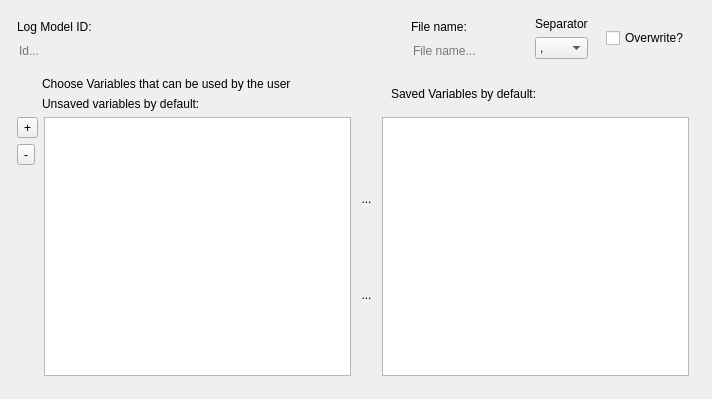
<?xml version="1.0" encoding="UTF-8"?>
<ui version="4.0">
 <class>LogField</class>
 <widget class="QWidget" name="LogField">
  <property name="geometry">
   <rect>
    <x>0</x>
    <y>0</y>
    <width>712</width>
    <height>399</height>
   </rect>
  </property>
  <property name="windowTitle">
   <string>Form</string>
  </property>
  <layout class="QHBoxLayout" name="horizontalLayout_4">
   <item>
    <layout class="QVBoxLayout" name="verticalLayout">
     <item>
      <layout class="QHBoxLayout" name="horizontalLayout_3">
       <item>
        <layout class="QVBoxLayout" name="verticalLayout_3">
         <property name="leftMargin">
          <number>6</number>
         </property>
         <property name="topMargin">
          <number>6</number>
         </property>
         <property name="rightMargin">
          <number>6</number>
         </property>
         <property name="bottomMargin">
          <number>6</number>
         </property>
         <item>
          <widget class="QLabel" name="labelId">
           <property name="text">
            <string>Log Model ID:</string>
           </property>
          </widget>
         </item>
         <item>
          <widget class="QLineEdit" name="id">
           <property name="styleSheet">
            <string notr="true">QLineEdit { background-color:transparent; }</string>
           </property>
           <property name="frame">
            <bool>false</bool>
           </property>
           <property name="placeholderText">
            <string>Id...</string>
           </property>
          </widget>
         </item>
        </layout>
       </item>
       <item>
        <layout class="QVBoxLayout" name="vertical3">
         <property name="leftMargin">
          <number>6</number>
         </property>
         <property name="topMargin">
          <number>6</number>
         </property>
         <property name="rightMargin">
          <number>6</number>
         </property>
         <property name="bottomMargin">
          <number>6</number>
         </property>
         <item>
          <widget class="QLabel" name="labelFilename">
           <property name="text">
            <string>File name:</string>
           </property>
          </widget>
         </item>
         <item>
          <widget class="QLineEdit" name="fileName">
           <property name="sizePolicy">
            <sizepolicy hsizetype="Fixed" vsizetype="Fixed">
             <horstretch>0</horstretch>
             <verstretch>0</verstretch>
            </sizepolicy>
           </property>
           <property name="toolTip">
            <string>label</string>
           </property>
           <property name="styleSheet">
            <string notr="true">QLineEdit { background-color:transparent; }</string>
           </property>
           <property name="text">
            <string/>
           </property>
           <property name="frame">
            <bool>false</bool>
           </property>
           <property name="placeholderText">
            <string>File name...</string>
           </property>
          </widget>
         </item>
        </layout>
       </item>
       <item>
        <layout class="QVBoxLayout" name="vertical5">
         <property name="leftMargin">
          <number>6</number>
         </property>
         <property name="topMargin">
          <number>6</number>
         </property>
         <property name="rightMargin">
          <number>6</number>
         </property>
         <property name="bottomMargin">
          <number>6</number>
         </property>
         <item>
          <widget class="QLabel" name="labelSeparator">
           <property name="text">
            <string>Separator</string>
           </property>
          </widget>
         </item>
         <item>
          <widget class="QComboBox" name="separator">
           <property name="currentIndex">
            <number>0</number>
           </property>
           <item>
            <property name="text">
             <string>,</string>
            </property>
           </item>
           <item>
            <property name="text">
             <string>.</string>
            </property>
           </item>
           <item>
            <property name="text">
             <string>|</string>
            </property>
           </item>
           <item>
            <property name="text">
             <string>;</string>
            </property>
           </item>
          </widget>
         </item>
        </layout>
       </item>
       <item>
        <layout class="QVBoxLayout" name="vertical4">
         <property name="leftMargin">
          <number>6</number>
         </property>
         <property name="topMargin">
          <number>6</number>
         </property>
         <property name="rightMargin">
          <number>6</number>
         </property>
         <property name="bottomMargin">
          <number>6</number>
         </property>
         <item>
          <widget class="QCheckBox" name="overwrite">
           <property name="text">
            <string>Overwrite?</string>
           </property>
          </widget>
         </item>
        </layout>
       </item>
      </layout>
     </item>
     <item>
      <layout class="QVBoxLayout" name="vertical1">
       <property name="leftMargin">
        <number>6</number>
       </property>
       <property name="topMargin">
        <number>6</number>
       </property>
       <property name="rightMargin">
        <number>6</number>
       </property>
       <property name="bottomMargin">
        <number>6</number>
       </property>
       <item>
        <layout class="QHBoxLayout" name="horizontalLayout_5">
         <item>
          <spacer name="horizontalSpacer_2">
           <property name="orientation">
            <enum>Qt::Horizontal</enum>
           </property>
           <property name="sizeType">
            <enum>QSizePolicy::Fixed</enum>
           </property>
           <property name="sizeHint" stdset="0">
            <size>
             <width>25</width>
             <height>20</height>
            </size>
           </property>
          </spacer>
         </item>
         <item>
          <layout class="QVBoxLayout" name="verticalLayout_5">
           <item>
            <widget class="QLabel" name="upperLabel">
             <property name="text">
              <string>Choose Variables that can be used by the user</string>
             </property>
             <property name="margin">
              <number>2</number>
             </property>
            </widget>
           </item>
           <item>
            <widget class="QLabel" name="labelGeneral">
             <property name="text">
              <string>Unsaved variables by default:</string>
             </property>
            </widget>
           </item>
          </layout>
         </item>
         <item>
          <spacer name="horizontalSpacer">
           <property name="orientation">
            <enum>Qt::Horizontal</enum>
           </property>
           <property name="sizeType">
            <enum>QSizePolicy::Fixed</enum>
           </property>
           <property name="sizeHint" stdset="0">
            <size>
             <width>45</width>
             <height>20</height>
            </size>
           </property>
          </spacer>
         </item>
         <item>
          <widget class="QLabel" name="labelToBeUse">
           <property name="text">
            <string>Saved Variables by default:</string>
           </property>
          </widget>
         </item>
        </layout>
       </item>
       <item>
        <layout class="QHBoxLayout" name="horizontalLayout">
         <item>
          <layout class="QVBoxLayout" name="verticalLayout_2">
           <item>
            <widget class="QToolButton" name="add">
             <property name="text">
              <string>+</string>
             </property>
             <property name="icon">
              <iconset resource="../../Resource.qrc">
               <normaloff>:/Resources/plus</normaloff>:/Resources/plus</iconset>
             </property>
            </widget>
           </item>
           <item>
            <widget class="QToolButton" name="del">
             <property name="text">
              <string>-</string>
             </property>
             <property name="icon">
              <iconset resource="../../Resource.qrc">
               <normaloff>:/Resources/minus.png</normaloff>:/Resources/minus.png</iconset>
             </property>
            </widget>
           </item>
           <item>
            <spacer name="verticalSpacer">
             <property name="orientation">
              <enum>Qt::Vertical</enum>
             </property>
             <property name="sizeHint" stdset="0">
              <size>
               <width>20</width>
               <height>40</height>
              </size>
             </property>
            </spacer>
           </item>
          </layout>
         </item>
         <item>
          <widget class="QListWidget" name="defaultVarList">
           <property name="styleSheet">
            <string notr="true"/>
           </property>
           <property name="editTriggers">
            <set>QAbstractItemView::AnyKeyPressed|QAbstractItemView::DoubleClicked|QAbstractItemView::EditKeyPressed</set>
           </property>
           <property name="dragEnabled">
            <bool>true</bool>
           </property>
           <property name="dragDropMode">
            <enum>QAbstractItemView::NoDragDrop</enum>
           </property>
           <property name="selectionMode">
            <enum>QAbstractItemView::MultiSelection</enum>
           </property>
           <property name="selectionRectVisible">
            <bool>true</bool>
           </property>
          </widget>
         </item>
         <item>
          <layout class="QVBoxLayout" name="verticalLayout_4">
           <item>
            <widget class="QToolButton" name="rButton">
             <property name="styleSheet">
              <string notr="true">border: none;</string>
             </property>
             <property name="text">
              <string>...</string>
             </property>
             <property name="icon">
              <iconset resource="../../Resource.qrc">
               <normaloff>:/img/Resources/rightDArrow.png</normaloff>:/img/Resources/rightDArrow.png</iconset>
             </property>
             <property name="iconSize">
              <size>
               <width>24</width>
               <height>24</height>
              </size>
             </property>
            </widget>
           </item>
           <item>
            <widget class="QToolButton" name="lButton">
             <property name="styleSheet">
              <string notr="true">border: none;</string>
             </property>
             <property name="text">
              <string>...</string>
             </property>
             <property name="icon">
              <iconset resource="../../Resource.qrc">
               <normaloff>:/img/Resources/leftDArrow.png</normaloff>:/img/Resources/leftDArrow.png</iconset>
             </property>
             <property name="iconSize">
              <size>
               <width>24</width>
               <height>24</height>
              </size>
             </property>
            </widget>
           </item>
          </layout>
         </item>
         <item>
          <widget class="QListWidget" name="useVarList"/>
         </item>
        </layout>
       </item>
      </layout>
     </item>
     <item>
      <widget class="Line" name="line1">
       <property name="orientation">
        <enum>Qt::Vertical</enum>
       </property>
      </widget>
     </item>
    </layout>
   </item>
   <item>
    <widget class="QWidget" name="container" native="true">
     <property name="toolTip">
      <string>Default value</string>
     </property>
     <layout class="QHBoxLayout" name="horizontalLayout_2">
      <property name="spacing">
       <number>0</number>
      </property>
      <property name="leftMargin">
       <number>0</number>
      </property>
      <property name="topMargin">
       <number>0</number>
      </property>
      <property name="rightMargin">
       <number>0</number>
      </property>
      <property name="bottomMargin">
       <number>0</number>
      </property>
     </layout>
    </widget>
   </item>
  </layout>
 </widget>
 <resources>
  <include location="../../Resource.qrc"/>
 </resources>
 <connections/>
</ui>
